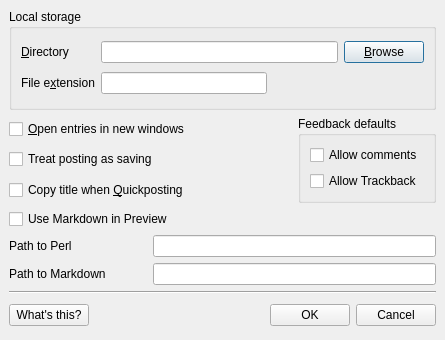
<ui version="4.0" >
 <class>PrefsForm</class>
 <widget class="QDialog" name="PrefsForm" >
  <property name="geometry" >
   <rect>
    <x>0</x>
    <y>0</y>
    <width>445</width>
    <height>340</height>
   </rect>
  </property>
  <property name="windowTitle" >
   <string>Blog account settings</string>
  </property>
  <layout class="QVBoxLayout" >
   <property name="spacing" >
    <number>6</number>
   </property>
   <property name="margin" >
    <number>9</number>
   </property>
   <item>
    <widget class="QGroupBox" name="gbLocalStorage" >
     <property name="title" >
      <string>Local storage</string>
     </property>
     <layout class="QGridLayout" >
      <property name="margin" >
       <number>9</number>
      </property>
      <property name="spacing" >
       <number>6</number>
      </property>
      <item row="1" column="3" colspan="2" >
       <spacer>
        <property name="orientation" >
         <enum>Qt::Horizontal</enum>
        </property>
        <property name="sizeHint" stdset="0" >
         <size>
          <width>151</width>
          <height>20</height>
         </size>
        </property>
       </spacer>
      </item>
      <item row="1" column="2" >
       <widget class="QLineEdit" name="leFileExtn" />
      </item>
      <item row="1" column="0" colspan="2" >
       <widget class="QLabel" name="lFileExtn" >
        <property name="text" >
         <string>File e&amp;xtension</string>
        </property>
        <property name="buddy" >
         <cstring>leFileExtn</cstring>
        </property>
       </widget>
      </item>
      <item row="0" column="4" >
       <widget class="QPushButton" name="pbBrowse" >
        <property name="enabled" >
         <bool>true</bool>
        </property>
        <property name="text" >
         <string>&amp;Browse</string>
        </property>
       </widget>
      </item>
      <item row="0" column="2" colspan="2" >
       <widget class="QLineEdit" name="leLocalDir" />
      </item>
      <item row="0" column="0" colspan="2" >
       <widget class="QLabel" name="label_7" >
        <property name="text" >
         <string>&amp;Directory</string>
        </property>
        <property name="buddy" >
         <cstring>leLocalDir</cstring>
        </property>
       </widget>
      </item>
     </layout>
    </widget>
   </item>
   <item>
    <layout class="QGridLayout" >
     <property name="margin" >
      <number>0</number>
     </property>
     <property name="spacing" >
      <number>6</number>
     </property>
     <item rowspan="3" row="0" column="2" >
      <widget class="QGroupBox" name="gbFeedbackDefaults" >
       <property name="title" >
        <string>Feedback defaults</string>
       </property>
       <layout class="QVBoxLayout" >
        <property name="spacing" >
         <number>6</number>
        </property>
        <property name="margin" >
         <number>9</number>
        </property>
        <item>
         <widget class="QCheckBox" name="cbAllowComments" >
          <property name="text" >
           <string>Allow comments</string>
          </property>
         </widget>
        </item>
        <item>
         <widget class="QCheckBox" name="cbAllowTB" >
          <property name="text" >
           <string>Allow Trackback</string>
          </property>
         </widget>
        </item>
       </layout>
      </widget>
     </item>
     <item row="0" column="0" colspan="2" >
      <widget class="QCheckBox" name="chUseNewWindows" >
       <property name="text" >
        <string>&amp;Open entries in new windows</string>
       </property>
      </widget>
     </item>
     <item row="1" column="0" colspan="2" >
      <widget class="QCheckBox" name="cbPostAsSave" >
       <property name="whatsThis" >
        <string>If this is on, if you try to quit having successfully posted an entry but not saved it to disk, QTM will not prompt you to save.</string>
       </property>
       <property name="text" >
        <string>Treat posting as saving</string>
       </property>
      </widget>
     </item>
     <item row="3" column="0" colspan="2" >
      <widget class="QCheckBox" name="chUseMarkdown" >
       <property name="text" >
        <string>Use Markdown in Preview</string>
       </property>
      </widget>
     </item>
     <item row="4" column="0" >
      <widget class="QLabel" name="lPerlPath" >
       <property name="text" >
        <string>Path to Perl</string>
       </property>
       <property name="buddy" >
        <cstring>lePerlPath</cstring>
       </property>
      </widget>
     </item>
     <item row="4" column="1" colspan="2" >
      <widget class="QLineEdit" name="lePerlPath" />
     </item>
     <item row="5" column="0" >
      <widget class="QLabel" name="lMarkdownPath" >
       <property name="text" >
        <string>Path to Markdown</string>
       </property>
       <property name="buddy" >
        <cstring>leMarkdownPath</cstring>
       </property>
      </widget>
     </item>
     <item row="5" column="1" colspan="2" >
      <widget class="QLineEdit" name="leMarkdownPath" />
     </item>
     <item row="2" column="0" colspan="2" >
      <widget class="QCheckBox" name="chCopyTitle" >
       <property name="text" >
        <string>Copy title when &amp;Quickposting</string>
       </property>
      </widget>
     </item>
    </layout>
   </item>
   <item>
    <widget class="Line" name="line_2" >
     <property name="orientation" >
      <enum>Qt::Horizontal</enum>
     </property>
    </widget>
   </item>
   <item>
    <layout class="QHBoxLayout" >
     <property name="spacing" >
      <number>6</number>
     </property>
     <property name="margin" >
      <number>0</number>
     </property>
     <item>
      <widget class="QPushButton" name="pbWhatsThis" >
       <property name="toolTip" >
        <string>Editor font</string>
       </property>
       <property name="text" >
        <string>What's this?</string>
       </property>
      </widget>
     </item>
     <item>
      <spacer>
       <property name="orientation" >
        <enum>Qt::Horizontal</enum>
       </property>
       <property name="sizeHint" stdset="0" >
        <size>
         <width>91</width>
         <height>31</height>
        </size>
       </property>
      </spacer>
     </item>
     <item>
      <widget class="QPushButton" name="okButton" >
       <property name="text" >
        <string>OK</string>
       </property>
      </widget>
     </item>
     <item>
      <widget class="QPushButton" name="cancelButton" >
       <property name="text" >
        <string>Cancel</string>
       </property>
      </widget>
     </item>
    </layout>
   </item>
  </layout>
 </widget>
 <tabstops>
  <tabstop>leLocalDir</tabstop>
  <tabstop>pbBrowse</tabstop>
  <tabstop>leFileExtn</tabstop>
  <tabstop>chUseNewWindows</tabstop>
  <tabstop>cbPostAsSave</tabstop>
  <tabstop>chCopyTitle</tabstop>
  <tabstop>chUseMarkdown</tabstop>
  <tabstop>cbAllowComments</tabstop>
  <tabstop>cbAllowTB</tabstop>
  <tabstop>lePerlPath</tabstop>
  <tabstop>leMarkdownPath</tabstop>
  <tabstop>pbWhatsThis</tabstop>
  <tabstop>okButton</tabstop>
  <tabstop>cancelButton</tabstop>
 </tabstops>
 <resources/>
 <connections>
  <connection>
   <sender>cancelButton</sender>
   <signal>clicked()</signal>
   <receiver>PrefsForm</receiver>
   <slot>reject()</slot>
   <hints>
    <hint type="sourcelabel" >
     <x>434</x>
     <y>327</y>
    </hint>
    <hint type="destinationlabel" >
     <x>179</x>
     <y>282</y>
    </hint>
   </hints>
  </connection>
  <connection>
   <sender>chUseMarkdown</sender>
   <signal>toggled(bool)</signal>
   <receiver>lPerlPath</receiver>
   <slot>setVisible(bool)</slot>
   <hints>
    <hint type="sourcelabel" >
     <x>18</x>
     <y>217</y>
    </hint>
    <hint type="destinationlabel" >
     <x>42</x>
     <y>242</y>
    </hint>
   </hints>
  </connection>
  <connection>
   <sender>chUseMarkdown</sender>
   <signal>toggled(bool)</signal>
   <receiver>lePerlPath</receiver>
   <slot>setVisible(bool)</slot>
   <hints>
    <hint type="sourcelabel" >
     <x>94</x>
     <y>212</y>
    </hint>
    <hint type="destinationlabel" >
     <x>257</x>
     <y>240</y>
    </hint>
   </hints>
  </connection>
  <connection>
   <sender>chUseMarkdown</sender>
   <signal>toggled(bool)</signal>
   <receiver>lMarkdownPath</receiver>
   <slot>setVisible(bool)</slot>
   <hints>
    <hint type="sourcelabel" >
     <x>160</x>
     <y>210</y>
    </hint>
    <hint type="destinationlabel" >
     <x>85</x>
     <y>270</y>
    </hint>
   </hints>
  </connection>
  <connection>
   <sender>chUseMarkdown</sender>
   <signal>toggled(bool)</signal>
   <receiver>leMarkdownPath</receiver>
   <slot>setVisible(bool)</slot>
   <hints>
    <hint type="sourcelabel" >
     <x>206</x>
     <y>215</y>
    </hint>
    <hint type="destinationlabel" >
     <x>275</x>
     <y>267</y>
    </hint>
   </hints>
  </connection>
 </connections>
</ui>
